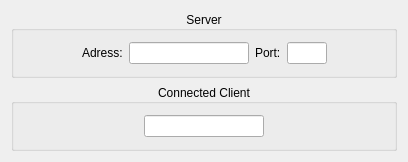
<?xml version="1.0" encoding="UTF-8"?>
<ui version="4.0">
 <class>ServerDialog</class>
 <widget class="QDialog" name="ServerDialog">
  <property name="geometry">
   <rect>
    <x>0</x>
    <y>0</y>
    <width>408</width>
    <height>153</height>
   </rect>
  </property>
  <property name="windowTitle">
   <string>MatisseServer</string>
  </property>
  <layout class="QGridLayout" name="gridLayout_2">
   <item row="0" column="0">
    <widget class="QGroupBox" name="groupBox">
     <property name="title">
      <string>Server</string>
     </property>
     <property name="alignment">
      <set>Qt::AlignCenter</set>
     </property>
     <layout class="QHBoxLayout" name="horizontalLayout_2">
      <item>
       <spacer name="horizontalSpacer_4">
        <property name="orientation">
         <enum>Qt::Horizontal</enum>
        </property>
        <property name="sizeHint" stdset="0">
         <size>
          <width>40</width>
          <height>20</height>
         </size>
        </property>
       </spacer>
      </item>
      <item>
       <widget class="QLabel" name="label">
        <property name="text">
         <string>Adress:</string>
        </property>
       </widget>
      </item>
      <item>
       <widget class="QLineEdit" name="_LE_host">
        <property name="sizePolicy">
         <sizepolicy hsizetype="Fixed" vsizetype="Fixed">
          <horstretch>0</horstretch>
          <verstretch>0</verstretch>
         </sizepolicy>
        </property>
        <property name="minimumSize">
         <size>
          <width>120</width>
          <height>0</height>
         </size>
        </property>
        <property name="maximumSize">
         <size>
          <width>16777215</width>
          <height>16777215</height>
         </size>
        </property>
        <property name="readOnly">
         <bool>true</bool>
        </property>
       </widget>
      </item>
      <item>
       <widget class="QLabel" name="label_2">
        <property name="text">
         <string>Port:</string>
        </property>
       </widget>
      </item>
      <item>
       <widget class="QLineEdit" name="_LE_port">
        <property name="sizePolicy">
         <sizepolicy hsizetype="Fixed" vsizetype="Fixed">
          <horstretch>0</horstretch>
          <verstretch>0</verstretch>
         </sizepolicy>
        </property>
        <property name="maximumSize">
         <size>
          <width>40</width>
          <height>16777215</height>
         </size>
        </property>
        <property name="readOnly">
         <bool>true</bool>
        </property>
       </widget>
      </item>
      <item>
       <spacer name="horizontalSpacer">
        <property name="orientation">
         <enum>Qt::Horizontal</enum>
        </property>
        <property name="sizeHint" stdset="0">
         <size>
          <width>40</width>
          <height>20</height>
         </size>
        </property>
       </spacer>
      </item>
     </layout>
    </widget>
   </item>
   <item row="1" column="0">
    <widget class="QGroupBox" name="groupBox_2">
     <property name="title">
      <string>Connected Client</string>
     </property>
     <property name="alignment">
      <set>Qt::AlignCenter</set>
     </property>
     <layout class="QHBoxLayout" name="horizontalLayout_3">
      <item>
       <spacer name="horizontalSpacer_3">
        <property name="orientation">
         <enum>Qt::Horizontal</enum>
        </property>
        <property name="sizeHint" stdset="0">
         <size>
          <width>40</width>
          <height>20</height>
         </size>
        </property>
       </spacer>
      </item>
      <item>
       <widget class="QLineEdit" name="_LE_client">
        <property name="sizePolicy">
         <sizepolicy hsizetype="Fixed" vsizetype="Fixed">
          <horstretch>0</horstretch>
          <verstretch>0</verstretch>
         </sizepolicy>
        </property>
        <property name="minimumSize">
         <size>
          <width>120</width>
          <height>0</height>
         </size>
        </property>
        <property name="readOnly">
         <bool>true</bool>
        </property>
       </widget>
      </item>
      <item>
       <spacer name="horizontalSpacer_2">
        <property name="orientation">
         <enum>Qt::Horizontal</enum>
        </property>
        <property name="sizeHint" stdset="0">
         <size>
          <width>40</width>
          <height>20</height>
         </size>
        </property>
       </spacer>
      </item>
     </layout>
    </widget>
   </item>
  </layout>
 </widget>
 <layoutdefault spacing="6" margin="11"/>
 <resources/>
 <connections/>
</ui>
